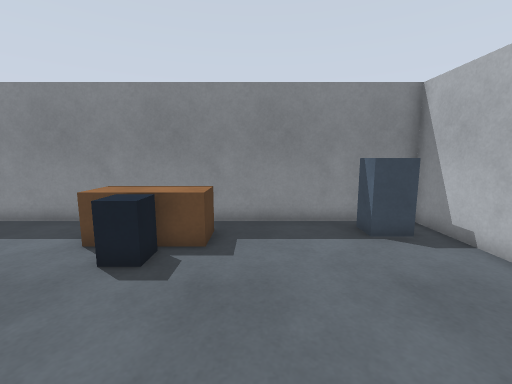
View 1 (above)

19 first-person views from a walk through a world built for the Gazebo simulator. The camera is 1.2 m above the floor, tilts 8° down and sees 90° across. The floor is counted in squares, 0.5 m on a side. Each view is taken from the middle of a square. On the plan, view 1 faces up. The plan holds only what a view shows up to about 17 squares ahead; the rest is blank.

View 2
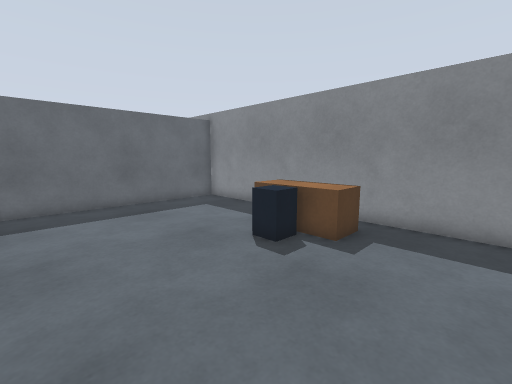

View 3
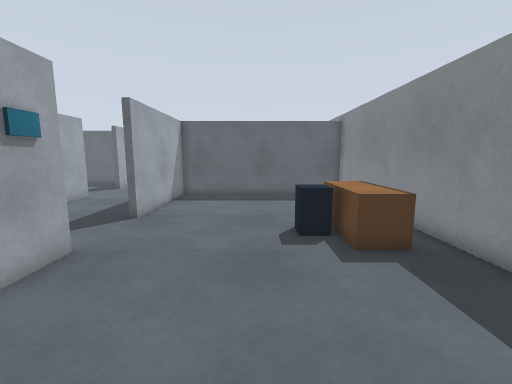

View 4
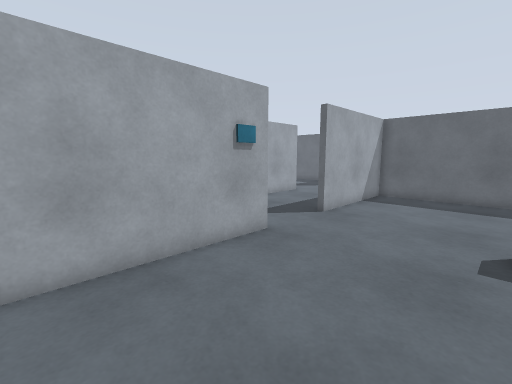

View 5
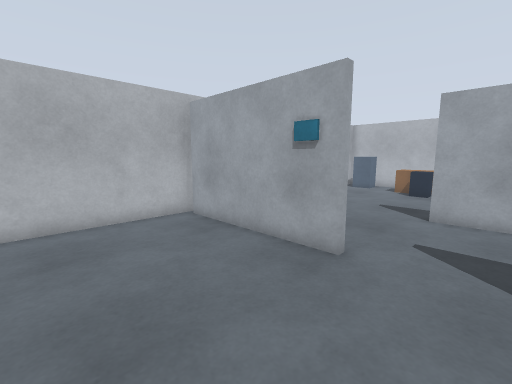

View 6
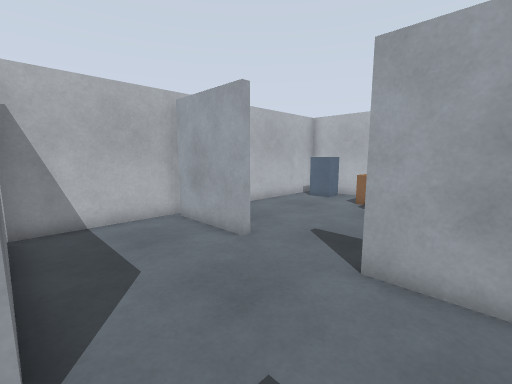

View 7
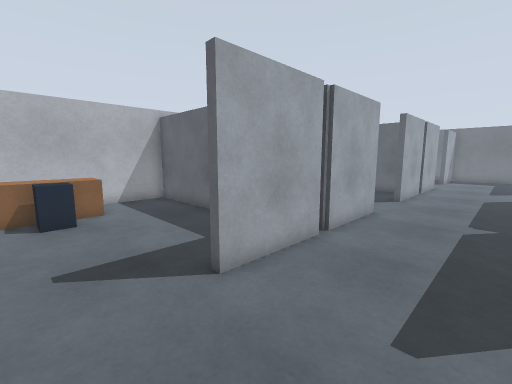

View 8
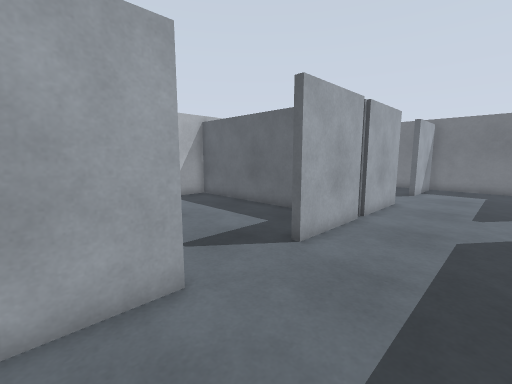

View 9
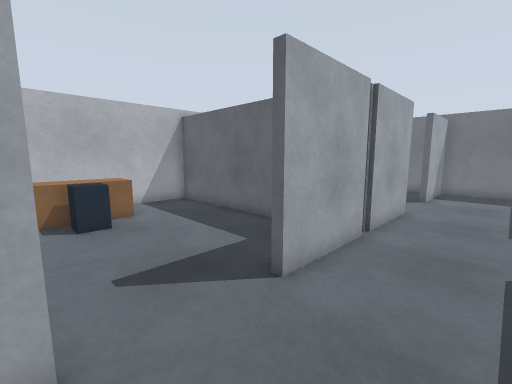

View 10
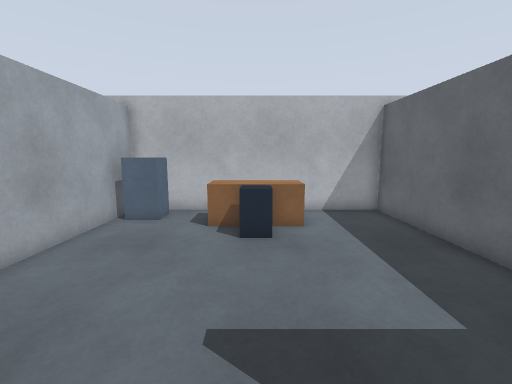

View 11
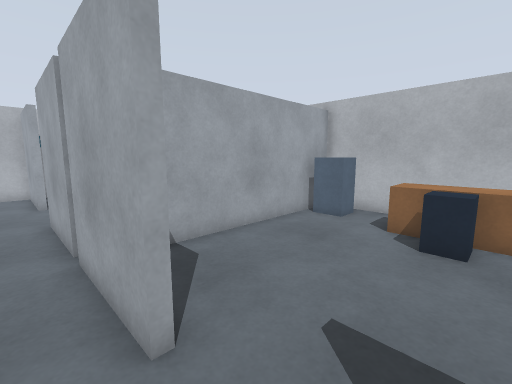

View 12
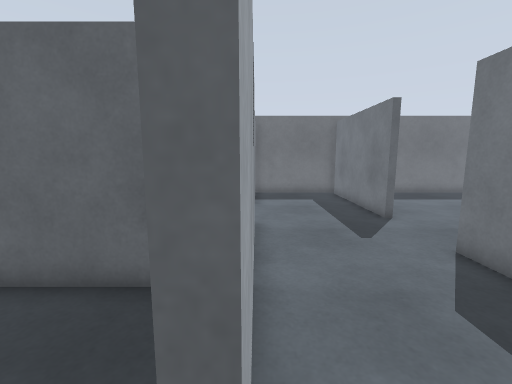

View 13
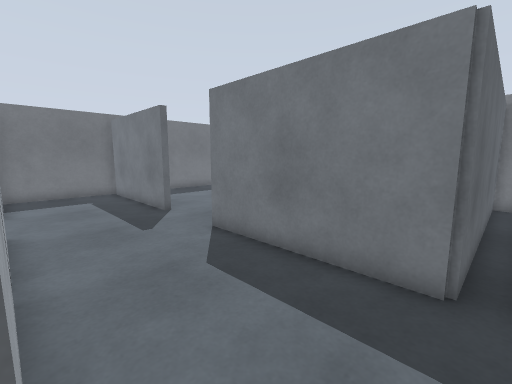

View 14
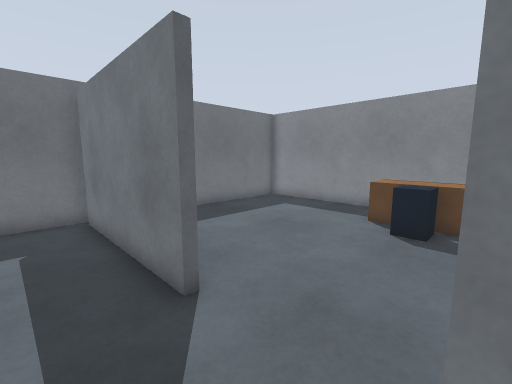

View 15
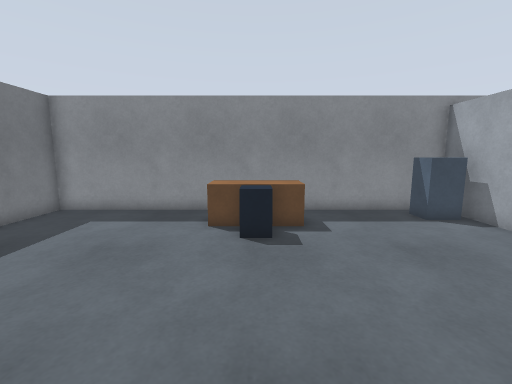

View 16
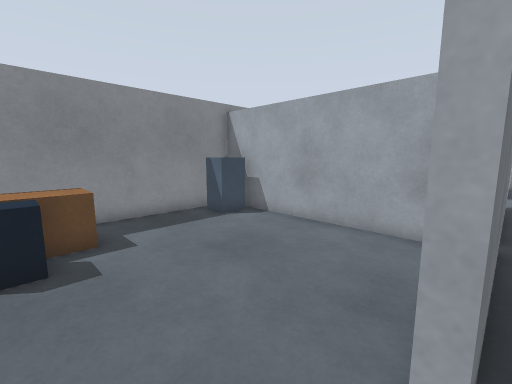

View 17
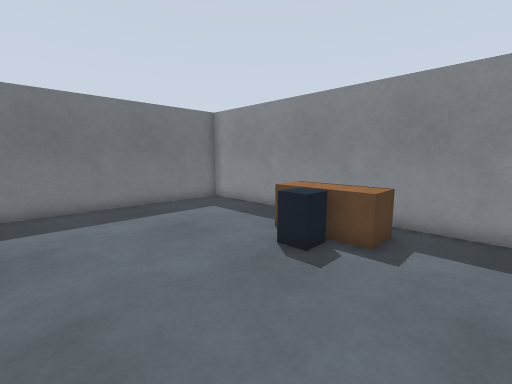

View 18
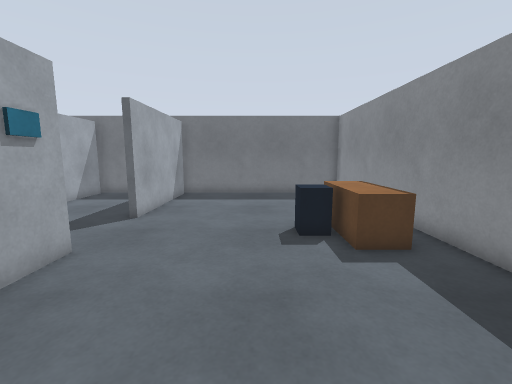

View 19
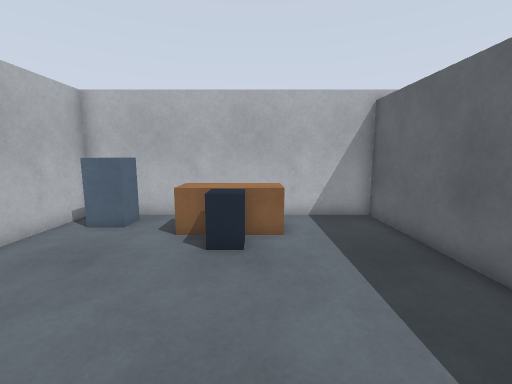

### Floor plan
Ten units are one square. View 1 is at (0, 0); x grows to the right and y downward. Boxes are objects, and circles mark ways between rooms. Rooms are numbered by the first view taken in them; rooms with no view inside come last. Other rooms are left out.
<svg viewBox="-303 -98 366 266">
<path fill="none" stroke="#000" d="M-12 6 55 6M58 9 58 -93 -112 -93 -112 6 -48 6M-124 9 -192 9M-84 60 -62 60M-176 60 -138 60M-59 60 -20 60M-205 60 -180 60M-228 9 -295 9M15 60 25 60M35 60 55 60M-295 60 -255 60M-298 9 -298 61M58 69 58 9M52 9 -12 9M-102 60 -84 60M-175 74 -175 163 -66 163 -66 80M-192 6 -174 6M-127 -5 -127 -93 -298 -93 -298 9M-295 6 -228 6M25 60 35 60M-57 104 -57 163 58 163 58 104"/>
<rect x="-45" y="-85" width="30" height="20" fill="#bbb"><title>brown box</title></rect>
<rect x="-35" y="-65" width="10" height="10" fill="#bbb"><title>blue box</title></rect>
<rect x="35" y="-85" width="20" height="10" fill="#bbb"><title>cabinet</title></rect>
<rect x="-135" y="135" width="30" height="20" fill="#bbb"><title>brown box</title></rect>
<rect x="-125" y="125" width="10" height="10" fill="#bbb"><title>blue box</title></rect>
<rect x="-85" y="145" width="20" height="10" fill="#bbb"><title>cabinet</title></rect>
<rect x="-225" y="-85" width="30" height="20" fill="#bbb"><title>brown box</title></rect>
<rect x="-215" y="-65" width="10" height="10" fill="#bbb"><title>blue box</title></rect>
<rect x="-145" y="-85" width="10" height="10" fill="#bbb"><title>cabinet</title></rect>
<rect x="-25" y="135" width="40" height="20" fill="#bbb"><title>brown box</title></rect>
<rect x="-5" y="125" width="10" height="10" fill="#bbb"><title>blue box</title></rect>
<rect x="35" y="145" width="20" height="10" fill="#bbb"><title>cabinet</title></rect>
<circle cx="-20" cy="10" r="3" fill="#2a7"/>
<circle cx="-110" cy="60" r="3" fill="#2a7"/>
<circle cx="-200" cy="10" r="3" fill="#2a7"/>
<circle cx="10" cy="60" r="3" fill="#2a7"/>
<text x="-30" y="-50">1</text>
<text x="-120" y="30">2</text>
<text x="-120" y="110">3</text>
<text x="-210" y="-40">4</text>
<text x="0" y="110">5</text>
</svg>
Room 1 opens to room 2. Room 2 opens to room 3. Room 2 opens to room 4. Room 2 opens to room 5.

Where each view was taken, in squares from view 1:
view 1: 0 up, 0 right, facing up
view 2: 0 up, 2 right, facing up-left
view 3: 4 up, 5 right, facing left
view 4: 5 up, 5 right, facing down-left
view 5: 5 up, 4 left, facing down-right
view 6: 1 down, 4 left, facing down-right
view 7: 2 down, 1 right, facing down-left
view 8: 2 down, 8 left, facing down-left
view 9: 3 down, 10 left, facing down-left
view 10: 5 down, 12 left, facing down
view 11: 5 down, 13 left, facing down-right
view 12: 6 down, 13 left, facing left
view 13: 6 down, 12 left, facing up-left
view 14: 3 down, 19 left, facing up-left
view 15: 2 down, 21 left, facing up
view 16: 1 down, 21 left, facing up-right
view 17: 0 up, 17 left, facing up-left
view 18: 4 up, 13 left, facing left
view 19: 6 down, 1 left, facing down
